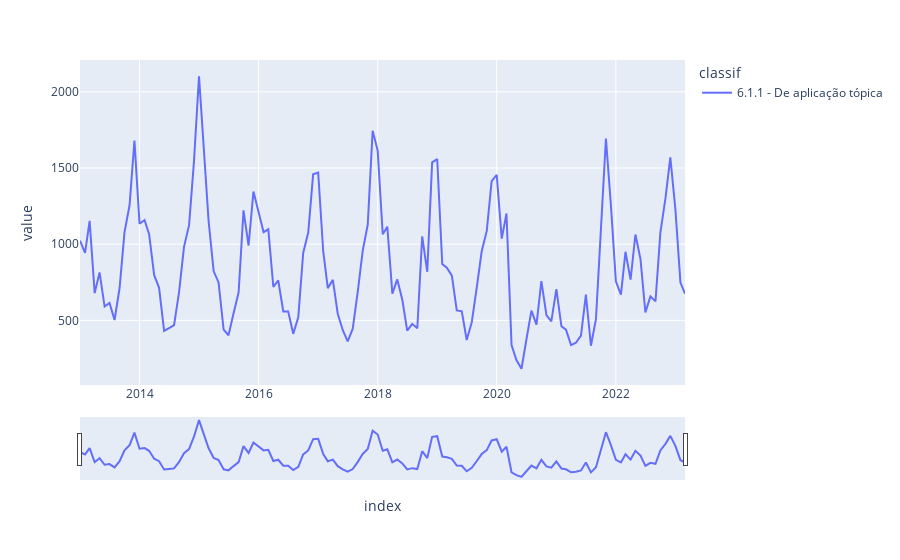

This figure's notebook cell:
### Markdown cell above
## 3.2. Visualização das séries temporais

### Code cell
fig = px.line(df_grouped, x=df_grouped.index, y=df_grouped.columns)
fig.update_xaxes(rangeslider_visible=True)
fig.show()
